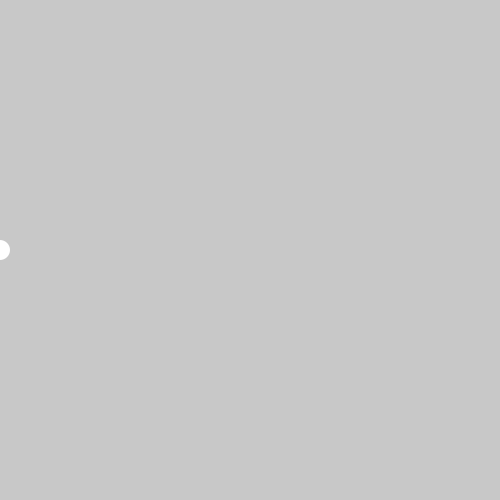
Frame 1 (no input)
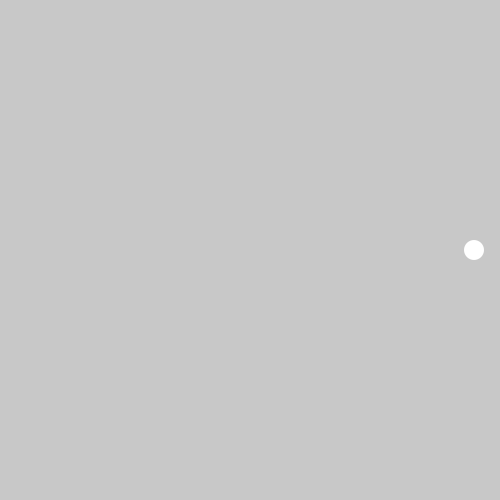
Frame 60 (the mouse pressed at the canvas centre just before this capture)
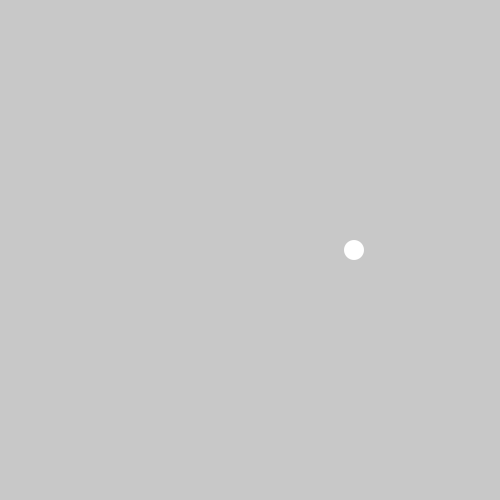
Frame 120 (the mouse held since frame 60 and released just before this capture)

The Processing sketch that drew these frames (run headless with seeded random() and noise(); from frame 60 on, the mouse is pressed at the canvas centre):

// Processing sketch: processing_168547
// ── processing_168547.pde

float x=0;
float speed = 2;
void setup(){
  size(500,500);
  noStroke();
}
 void draw (){
  background (200);
  if (x==100||x==200||x==300||x==400){
    fill (255,0,0);
    
  } else{
    fill (255);
  }
  ellipse (x,height/2,20,20);
  x=x + speed;
  
  //linke grenze
  if(x>width-10){
    speed=-2;
  }
  //rechte grenze
  if (x<10){
    speed = 10;
  }
}
